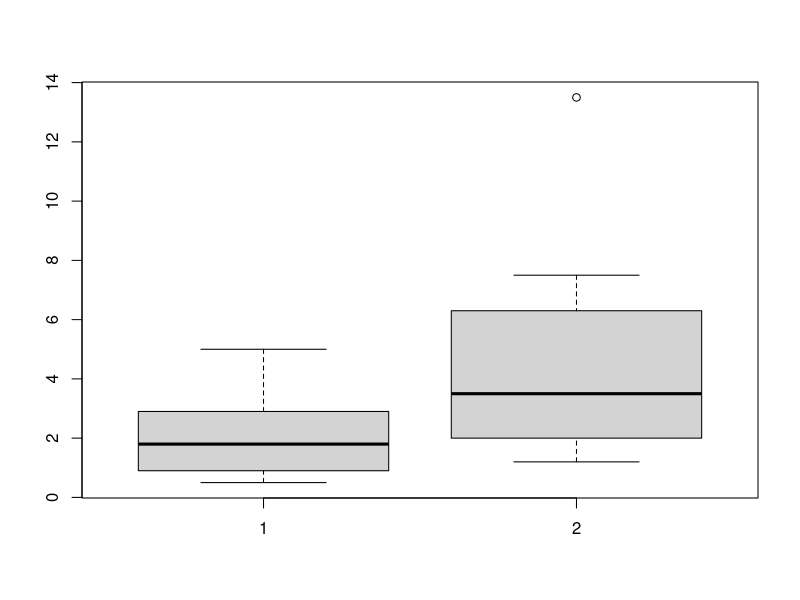
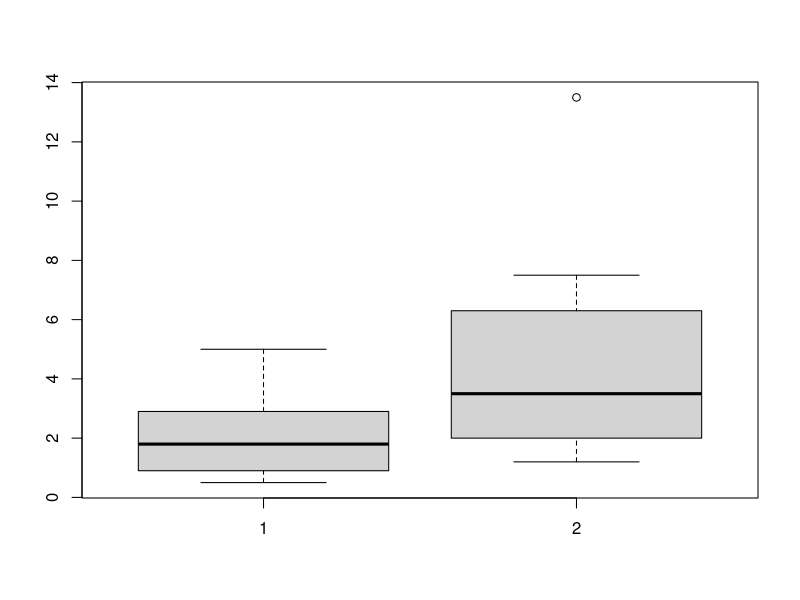
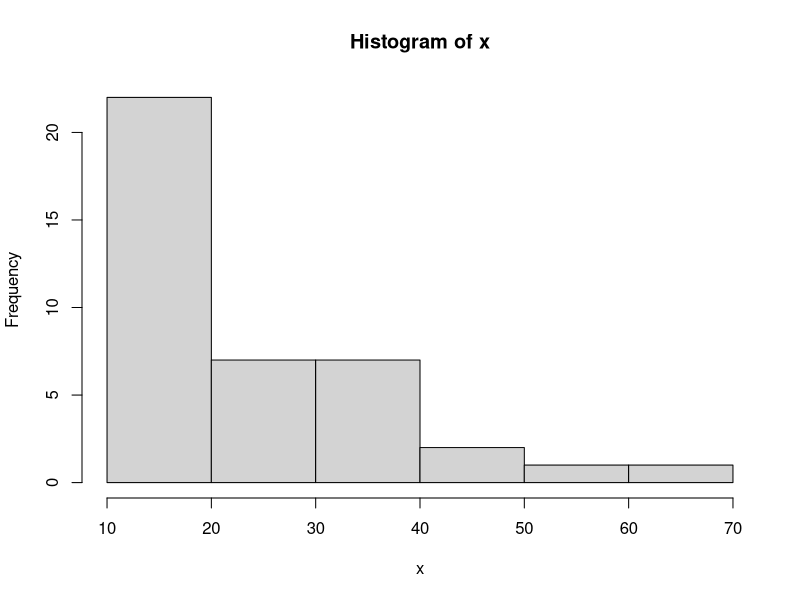
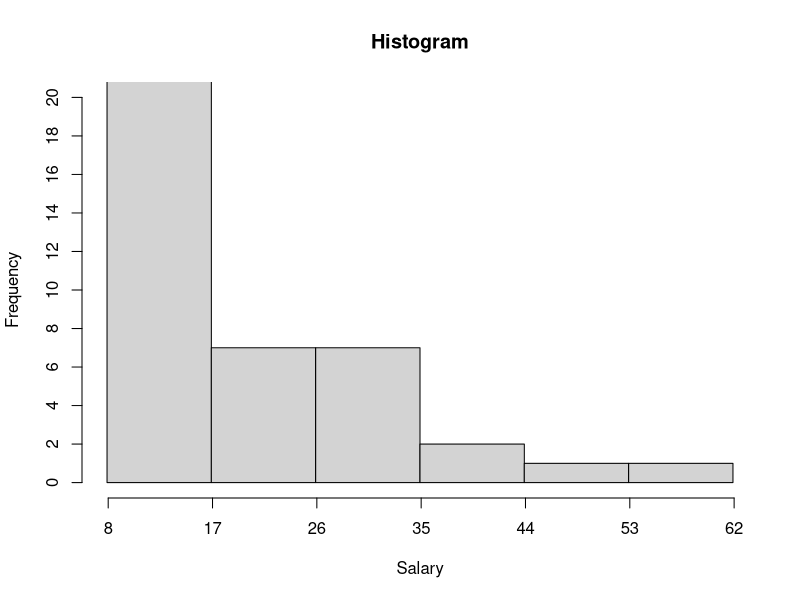

The R source for these figures, in order:
set.seed(1982273)


x1 <- sort(round(rexp(8,rate=0.5),1)+1)
x2 <- sort(round(rexp(8,rate=0.5),1)+2.5)


x1;x2

x1 <- c(1,1,1.8,2.3,2.3,3.3,3.5,5.5)
x2 <- c(2.7,2.9,4.1,4.3,5.7,6.6,9,15)

x1 <- x1 - 0.5
x2 <- x2 - 1.5

x1;x2

boxplot(x1,x2)

BP <- boxplot(x1,x2)

BP$stats
BP$out

t.test(x1,x2)




############

501.5-1.96*(sqrt(9.3/40)); 501.5+1.96*(sqrt(9.3/40))
(1.96*sqrt(9.3)/0.5)^2
1.96*(sqrt(9.3/143))

(1.64*sqrt(9.3)/0.15)^2
1.64*(sqrt(9.3/1112))
501.5-1.64*(sqrt(9.3/60)); 501.5+1.64*(sqrt(9.3/60))


######################################

set.seed(29811)

set.seed(21911)


mu <- 15
sd <- 10
n <- 40

# x <- round(rnorm(n,mu,sd),0)

x <- round(rexp(n,rate=1/mu)+10,0)

x <- ifelse(x<14,15,x)

x <- sort(x)

hist(x)

x

x <- x - 4; x

nclass <- round(sqrt(n))
nclass

# nclass <- 3
# nclass <- 15

range(x)

width <- (max(x) - min(x))/nclass
width
width <- ceiling(width)
width

min(x); max(x)

first <- 12

first <- 8

last <- first + nclass*width
last

breaks <- seq(first,last,by=width)
breaks
breaksless <- breaks - 0.1

xmax <- 20


hist(x,breaks=breaksless,axes=F,ylim=c(0,xmax),xlab="Salary",
     main="Histogram")
axis(1,at=breaks)
axis(2,at=seq(0,xmax,by=2))

hist(x,breaks=breaksless,plot=F)$counts
round(hist(x,breaks=breaksless,plot=F)$counts/n,3)


x[1:10];x[1:10+10];x[1:10+20];x[1:10+30];


######################################

set.seed(2123311)

x1 <- rnorm(8,1.3,0.3)
x2 <- rnorm(12,1,0.2)


x1;x2

round(c(mean(x1),var(x1)),3)
round(c(mean(x2),var(x2)),3)

var.test(x1,x2)
t.test(x1,x2,var.equal=T)



set.seed(2123311)

x1 <- rnorm(7,2.5,0.4)
x2 <- rnorm(15,1.9,0.2)


x1;x2

round(c(mean(x1),var(x1)),3)
round(c(mean(x2),var(x2)),3)

var.test(x1,x2)
t.test(x1,x2,var.equal=T,conf=0.99)




#######

set.seed(189273)

x <- rnorm(5,10,4)

x <- round(x)

x

x <- x - 3
x

t.test(x, conf=0.95)


median(x)
mean(x)
var(x)
sd(x)




#############


p1 <- round(pnorm(31,30,1,lower=F),4)
p1

p2 <- round(pnorm(31,29,5,lower=F),4)
p2

0.8*p1 + 0.2*p2


(0.8*(1-p1))/(1-(0.8*p1 + 0.2*p2))



################

sum(dbinom(0:3, 15, p=0.1))


sum(dbinom(15:100, 100, p=0.1))



dpois(7,4)

sum(dpois(4:6,2))

sum(dpois(10:20,4*5))

sum(dpois(10:20,4*7))



################




prop.test(43,65,alternative="greater")

prop.test(43,100,alternative="greater")


0.06/(0.5/sqrt(100))


pnorm(25,mean=20,sd=3,lower=F)

qnorm(0.1,mean=20,sd=3,lower=F)

pnorm(19.5,mean=20,sd=(3/sqrt(40)),lower=F)

pnorm(0,mean=(20-18),sd=sqrt(3^2+2^2),lower=T)


##

pnorm(46,mean=40,sd=5,lower=T)

qnorm(0.25,mean=40,sd=5,lower=F)

pnorm(41,mean=40,sd=(5/sqrt(70)),lower=F)

pnorm(0,mean=(20-18),sd=sqrt(3^2+2^2),lower=T)



################


sample(c("a","e","b","c"),size=6,rep=T,p=c(0.45,0.25,0.2,0.1))


